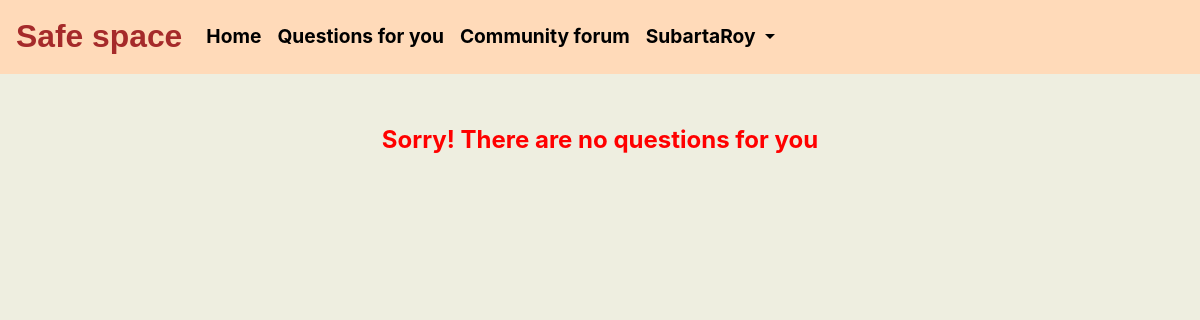
/therapist_dashboard/questions/ (signed in), run on an earlier commit of the app's database.
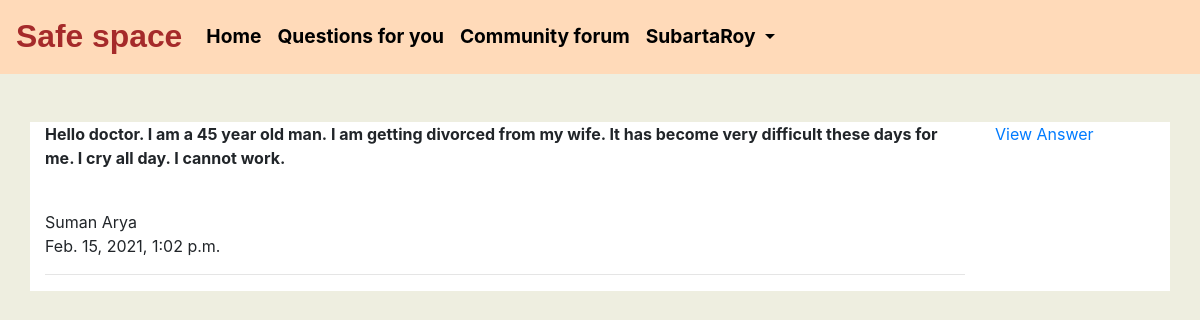
And on a later commit of the database.
### Ask_the_doctor/models.py (models this page shows, shortened)
class question_to_therapist(models.Model):
	class Meta:
		verbose_name_plural="Questions for therapists"
	id=models.AutoField(primary_key=True,unique=True)
	user=models.ForeignKey(Profile,on_delete=models.CASCADE,related_name='questionfortherapist',blank=True,null=True)
	therapist=models.ForeignKey(Therapist,on_delete=models.CASCADE,related_name='questionfortherapist',blank=True,null=True)
	question=RichTextField(blank=True,null=True)
	date=models.DateTimeField(auto_now_add=True)

### accounts/models.py (models this page shows, shortened)
class Profile(models.Model):
    user = models.OneToOneField(CustomUser, on_delete=models.CASCADE,null=True)
    user_name=models.CharField(max_length=200,blank=True)
    first_name=models.CharField(max_length=100,blank=True)
    last_name=models.CharField(max_length=100,blank=True)
    email_id=models.EmailField(blank=True,null=True)
    reason = models.TextField(max_length=500, blank=True)
    location = models.CharField(max_length=30, blank=True)
    date_of_birth = models.DateField(null=True, blank=True)
    date_of_joining=models.DateTimeField(auto_now_add=True)
    superuser=models.BooleanField(default=True)
    objects=CustomUserManager()

### therapist_dashboard/views.py (the view)
# urls.py: path('questions/',views.QuestionView),
@therapist_login_required
def QuestionView(request,*args,**kwargs):
	question=question_to_therapist.objects.filter(therapist=request.user.therapist).order_by('-date')
	context={
		'question':question,
	}
	return render(request,'therapist_dashboard/questions.html',context)

### therapist_dashboard/templates/therapist_dashboard/questions.html (shortened to what this page needs)
{% block content %}
{% include 'therapist_dashboard/base.html' %}
<div class="container" style="background-color:white;">
	<div class="row">
		{% for question in question %}
	    <div class="col-lg-10 col-md-10 col-sm-12 col-xs-12">
	    	<span style="font-weight: bolder;">{{question.question|safe}}</span><br>
	    	{{question.user.first_name}}&nbsp;{{question.user.last_name}}<br>
	    	{{question.date}}<hr>
	    </div>
	    <div class="col-lg-2 col-md-2 col-sm-12 col-xs-12">
	    	<a href="/therapist_dashboard/questions/{{question.id}}/your_answers/">View Answer</a>
	    </div>
	    {% empty %}
			<div class="container" style="text-align: center;background-color: #EEEEE0;color: red;font-size: 1.5rem;">
				<b>Sorry! There are no questions for you</b>
			</div>
	    {% endfor %}
	    <br>
	</div>
</div>
{% endblock %}

What changed in the data, as far as the page shows it:
added question_to_therapist: question "Hello doctor. I am a 45 year old man. I am getting divorced from my wife. It has become very difficult these days for me. I cry all day. I cannot work.", user.first_name "Suman", user.last_name "Arya", date "Feb. 15, 2021, 1:02 p.m."
Also different on the page:
text no longer shown: "Sorry! There are no questions for you"
